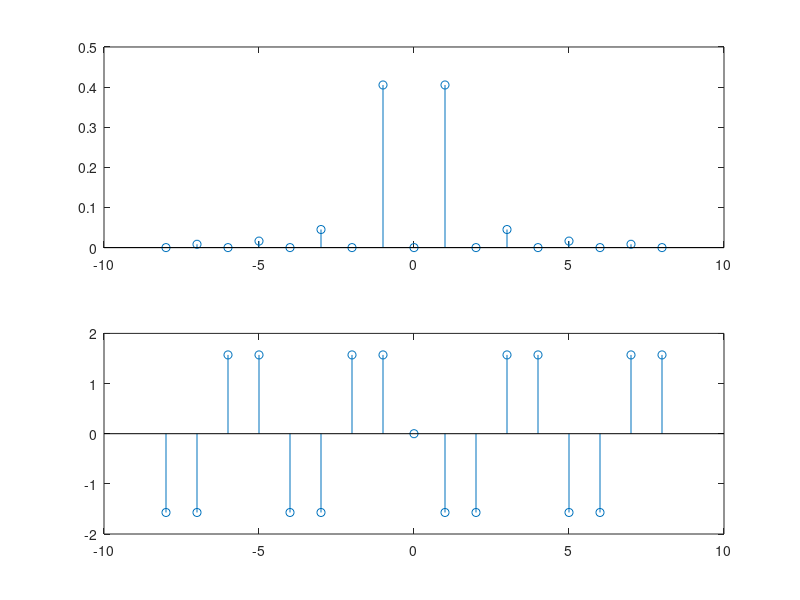

Source code (MATLAB):
N=8;
n1=-N:-1;
c1=-4*1i*sin(n1*pi/2)/pi^2./n1.^2;
c0=0;
n2=1:N;
c2=-4*1i*sin(n2*pi/2)/pi^2./n2.^2;
cn=[c1 c0 c2];
n=-N:N;
subplot(2,1,1);
stem(n,abs(cn));
subplot(2,1,2);
stem(n,angle(cn));
